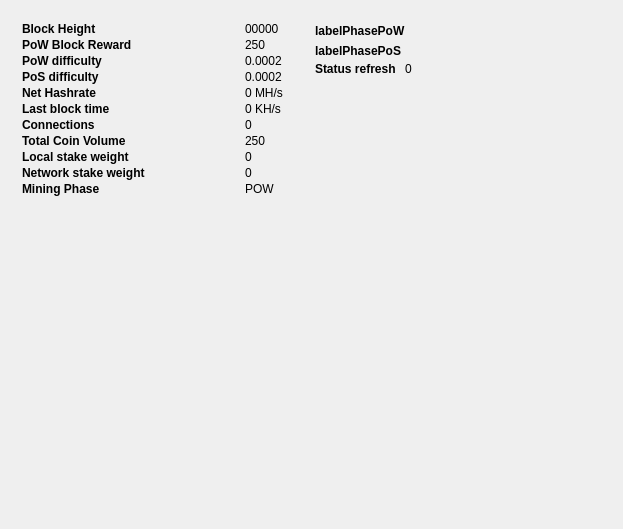
<?xml version="1.0" encoding="UTF-8"?>
<ui version="4.0">
 <class>StatisticsPage</class>
 <widget class="QWidget" name="StatisticsPage">
  <property name="windowModality">
   <enum>Qt::NonModal</enum>
  </property>
  <property name="geometry">
   <rect>
    <x>0</x>
    <y>0</y>
    <width>623</width>
    <height>529</height>
   </rect>
  </property>
  <property name="windowTitle">
   <string>Digging</string>
  </property>
  <layout class="QGridLayout" name="gridLayout">
   <property name="sizeConstraint">
    <enum>QLayout::SetMaximumSize</enum>
   </property>
   <item row="1" column="0">
    <spacer name="verticalSpacer">
     <property name="orientation">
      <enum>Qt::Vertical</enum>
     </property>
     <property name="sizeHint" stdset="0">
      <size>
       <width>20</width>
       <height>40</height>
      </size>
     </property>
    </spacer>
   </item>
   <item row="0" column="1">
    <widget class="QFrame" name="frame">
     <property name="minimumSize">
      <size>
       <width>146</width>
       <height>0</height>
      </size>
     </property>
     <property name="frameShape">
      <enum>QFrame::NoFrame</enum>
     </property>
     <property name="frameShadow">
      <enum>QFrame::Raised</enum>
     </property>
     <widget class="QLabel" name="labelPhasePoW">
      <property name="geometry">
       <rect>
        <x>0</x>
        <y>10</y>
        <width>181</width>
        <height>20</height>
       </rect>
      </property>
      <property name="font">
       <font>
        <weight>75</weight>
        <bold>true</bold>
       </font>
      </property>
      <property name="text">
       <string>labelPhasePoW</string>
      </property>
     </widget>
     <widget class="QLabel" name="labelPhasePoS">
      <property name="geometry">
       <rect>
        <x>0</x>
        <y>30</y>
        <width>181</width>
        <height>20</height>
       </rect>
      </property>
      <property name="font">
       <font>
        <weight>75</weight>
        <bold>true</bold>
       </font>
      </property>
      <property name="text">
       <string>labelPhasePoS</string>
      </property>
     </widget>
     <widget class="QLabel" name="labelCountDown">
      <property name="geometry">
       <rect>
        <x>90</x>
        <y>50</y>
        <width>21</width>
        <height>16</height>
       </rect>
      </property>
      <property name="text">
       <string>0</string>
      </property>
     </widget>
     <widget class="QLabel" name="label_2">
      <property name="geometry">
       <rect>
        <x>0</x>
        <y>50</y>
        <width>81</width>
        <height>16</height>
       </rect>
      </property>
      <property name="font">
       <font>
        <weight>75</weight>
        <bold>true</bold>
       </font>
      </property>
      <property name="text">
       <string>Status refresh in</string>
      </property>
     </widget>
    </widget>
   </item>
   <item row="0" column="0">
    <widget class="QFrame" name="gridFrame_2">
     <property name="minimumSize">
      <size>
       <width>0</width>
       <height>0</height>
      </size>
     </property>
     <property name="styleSheet">
      <string notr="true"/>
     </property>
     <layout class="QGridLayout" name="gridLayout_4">
      <item row="1" column="0">
       <layout class="QFormLayout" name="formLayout_2">
        <property name="fieldGrowthPolicy">
         <enum>QFormLayout::FieldsStayAtSizeHint</enum>
        </property>
        <property name="horizontalSpacing">
         <number>100</number>
        </property>
        <property name="verticalSpacing">
         <number>2</number>
        </property>
        <property name="rightMargin">
         <number>0</number>
        </property>
        <item row="1" column="0">
         <widget class="QLabel" name="label_14">
          <property name="font">
           <font>
            <weight>75</weight>
            <bold>true</bold>
           </font>
          </property>
          <property name="text">
           <string>Block Height</string>
          </property>
         </widget>
        </item>
        <item row="1" column="1">
         <widget class="QLabel" name="heightBox">
          <property name="text">
           <string>00000</string>
          </property>
         </widget>
        </item>
        <item row="2" column="0">
         <widget class="QLabel" name="label_12">
          <property name="font">
           <font>
            <weight>75</weight>
            <bold>true</bold>
           </font>
          </property>
          <property name="text">
           <string>PoW Block Reward</string>
          </property>
         </widget>
        </item>
        <item row="2" column="1">
         <widget class="QLabel" name="rewardBox">
          <property name="text">
           <string>250</string>
          </property>
         </widget>
        </item>
        <item row="3" column="0">
         <widget class="QLabel" name="label_13">
          <property name="font">
           <font>
            <weight>75</weight>
            <bold>true</bold>
           </font>
          </property>
          <property name="text">
           <string>PoW difficulty</string>
          </property>
         </widget>
        </item>
        <item row="3" column="1">
         <widget class="QLabel" name="diffBox">
          <property name="text">
           <string>0.0002</string>
          </property>
         </widget>
        </item>
        <item row="4" column="0">
         <widget class="QLabel" name="label_9">
          <property name="font">
           <font>
            <weight>75</weight>
            <bold>true</bold>
           </font>
          </property>
          <property name="text">
           <string>PoS difficulty</string>
          </property>
         </widget>
        </item>
        <item row="4" column="1">
         <widget class="QLabel" name="diffBox2">
          <property name="text">
           <string>0.0002</string>
          </property>
         </widget>
        </item>
        <item row="5" column="0">
         <widget class="QLabel" name="label_16">
          <property name="font">
           <font>
            <weight>75</weight>
            <bold>true</bold>
           </font>
          </property>
          <property name="text">
           <string>Net Hashrate</string>
          </property>
         </widget>
        </item>
        <item row="5" column="1">
         <widget class="QLabel" name="pawrateBox">
          <property name="text">
           <string>0 MH/s</string>
          </property>
         </widget>
        </item>
        <item row="6" column="0">
         <widget class="QLabel" name="label3_2">
          <property name="sizePolicy">
           <sizepolicy hsizetype="Preferred" vsizetype="Maximum">
            <horstretch>0</horstretch>
            <verstretch>0</verstretch>
           </sizepolicy>
          </property>
          <property name="font">
           <font>
            <weight>75</weight>
            <bold>true</bold>
           </font>
          </property>
          <property name="text">
           <string>Last block time</string>
          </property>
         </widget>
        </item>
        <item row="6" column="1">
         <widget class="QLabel" name="localBox">
          <property name="text">
           <string>0 KH/s</string>
          </property>
         </widget>
        </item>
        <item row="7" column="0">
         <widget class="QLabel" name="label1_2">
          <property name="font">
           <font>
            <weight>75</weight>
            <bold>true</bold>
           </font>
          </property>
          <property name="text">
           <string>Connections</string>
          </property>
         </widget>
        </item>
        <item row="7" column="1">
         <widget class="QLabel" name="connectionBox">
          <property name="text">
           <string>0</string>
          </property>
         </widget>
        </item>
        <item row="8" column="0">
         <widget class="QLabel" name="label_8">
          <property name="font">
           <font>
            <weight>75</weight>
            <bold>true</bold>
           </font>
          </property>
          <property name="text">
           <string>Total Coin Volume</string>
          </property>
         </widget>
        </item>
        <item row="8" column="1">
         <widget class="QLabel" name="volumeBox">
          <property name="text">
           <string>250</string>
          </property>
         </widget>
        </item>
        <item row="9" column="0">
         <widget class="QLabel" name="label_10">
          <property name="font">
           <font>
            <weight>75</weight>
            <bold>true</bold>
           </font>
          </property>
          <property name="text">
           <string>Local stake weight</string>
          </property>
         </widget>
        </item>
        <item row="9" column="1">
         <widget class="QLabel" name="minBox">
          <property name="text">
           <string>0</string>
          </property>
         </widget>
        </item>
        <item row="10" column="0">
         <widget class="QLabel" name="label_11">
          <property name="font">
           <font>
            <weight>75</weight>
            <bold>true</bold>
           </font>
          </property>
          <property name="text">
           <string>Network stake weight</string>
          </property>
         </widget>
        </item>
        <item row="10" column="1">
         <widget class="QLabel" name="maxBox">
          <property name="text">
           <string>0</string>
          </property>
         </widget>
        </item>
        <item row="11" column="0">
         <widget class="QLabel" name="label_15">
          <property name="font">
           <font>
            <weight>75</weight>
            <bold>true</bold>
           </font>
          </property>
          <property name="text">
           <string>Mining Phase</string>
          </property>
         </widget>
        </item>
        <item row="11" column="1">
         <widget class="QLabel" name="cBox">
          <property name="text">
           <string>POW</string>
          </property>
         </widget>
        </item>
       </layout>
      </item>
     </layout>
    </widget>
   </item>
  </layout>
 </widget>
 <layoutdefault spacing="6" margin="11"/>
 <resources/>
 <connections/>
</ui>
